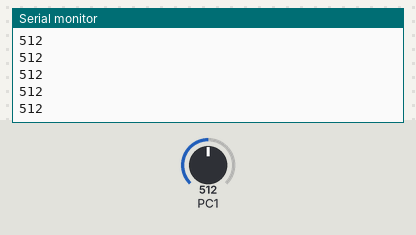
The program below on a simulated ATmega328P, built with avr-gcc and emulated at 1.8432 MHz (the files do not name the chip). Shown: the last lines printed to the serial monitor. The inputs (shaded band) are chosen by the test bench; at power-on: PC1 = 512.

Above: at 1.2 s.
1.3 s: PC1 set to 716
At 1.33 s:
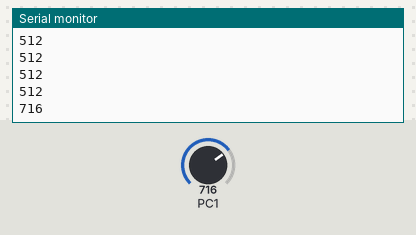
2.8 s: PC1 set to 900
At 2.82 s:
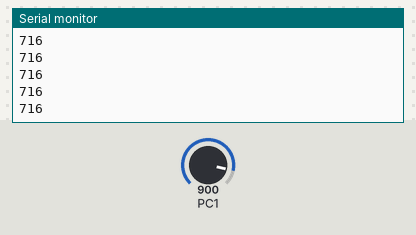
Timing chart, 0 to 5.8 s (numbered marks = the images above; inputs shaded):
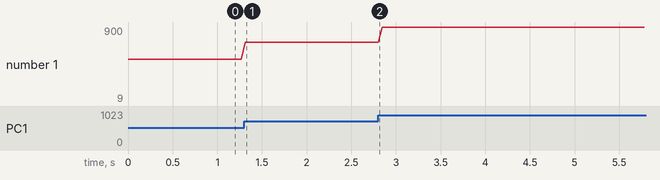

The program:

main.c
```c
#include <stdio.h>
#include "adc.h"
#include "uart.h"

int main(void){
	int adcv;
	char store[20];
	//DDRB |= (1<<DDB1)|(1<<DDB2)|(1<<DDB3);
	DDRC &= ~(_BV(1));
	adc_starter();
	UART_init();

	//PORTB = 0b00000000;

	while (1) {
		adcv = adcread(1);
		//adcv = (((adcv*5.0)/1024))*10;
		sprintf(store, "%d",adcv);
		UART_write_txt(store);
		UART_write_txt("\n\r");


		/*if(adcv>=0 && adcv<400){
		PORTB |= (1<<PORTB3);
		}else{
		PORTB &= ~(1<<PORTB3);}

		if(adcv>=400 && adcv<800){
		PORTB |= (1<<PORTB2);
		}else{
		PORTB &= ~(1<<PORTB2);}

		if(adcv>=800){
		PORTB |= (1<<PORTB1);
		}else{
		PORTB &= ~(1<<PORTB1);}*/

		_delay_ms(16);
	}
}
```

adc.c
```c
#include "adc.h"

void adc_starter(void){
	ADMUX &= ~(1<<REFS1);
	ADMUX |= (1<<REFS0);
	ADMUX &= ~(1<<ADLAR);
	ADCSRA |= (1<<ADPS2)|(1<<ADPS1)|(1<<ADPS0)|(1<<ADEN);
}

int adcread(uint8_t channel){
	uint8_t hvalue, lvalue;

	if(channel <= 7) {ADMUX |= channel & 0x07;}

#if defined(ADCSRA) && defined(ADCL)
	ADCSRA |= (1<<ADSC);
	while(bit_is_set(ADCSRA, ADSC));
	lvalue = ADCL;
	hvalue = ADCH;
#else
lvalue = 0;
hvalue = 0;
#endif

	return ((hvalue<<8)|lvalue); //0-1023
}
```

adc.h
```c
#ifndef adc_h_
#define adc_h_

#include <avr/io.h>
#include <util/delay.h>

void adc_starter(void);
int adcread(uint8_t canal);

#endif
```

uart.h
```c
#include "adc.h"
#define FOSC 1843200 // Clock Speed
#define BAUD 9600
#define MYUBRR FOSC/16/BAUD-1

void UART_init(void);						// función para iniciar el USART AVR asíncrono, 8 bits, 9600 baudios,
unsigned char UART_read(void);				// función para la recepción de caracteres
void UART_write(unsigned char);				// función para la transmisión de caracteres
void UART_msg(char*);						// función para la transmisión de cadenas de caracteres


void UART_init(void)
{
	DDRD |= (1<<1);							//PD1	COMO SALIDA TXa
	DDRD &= ~(1<<0);						//PD0	COMO ENTRADA RX
	UCSR0A = (0<<TXC0)|(0<<U2X0)|(0<<MPCM0);
	UCSR0B = (1<<RXCIE0)|(0<<TXCIE0)|(0<<UDRIE0)|(1<<RXEN0)|(1<<TXEN0)|(0<<UCSZ02)|(0<<TXB80);
	UCSR0C = (0<<UMSEL01)|(0<<UMSEL00)|(0<<UPM01)|(0<<UPM00)|(0<<USBS0)|(1<<UCSZ01)|(1<<UCSZ00)|(0<<UCPOL0);
	UBRR0 = 103;							//NO DUPLICA VELOCIDAD 9600B A 160000

}

unsigned char UART_read(void)
{
	if(UCSR0A&(1<<7))						//si el bit7 del registro UCSR0A se ha puesto a 1
		return UDR0;						//devuelve el dato almacenado en el registro UDR0
	else
		return 0;
}

void UART_write(unsigned char caracter)
{
	while(!(UCSR0A&(1<<5)));				// mientras el registro UDR0 esté lleno espera
	UDR0 = caracter;						//cuando el el registro UDR0 está vacio se envia el caracter
}

void UART_write_txt(char* cadena)			//cadena de caracteres de tipo char
{
	while(*cadena !=0x00)
	{
		UART_write(*cadena);				//transmite los caracteres de cadena
		cadena++;							//incrementa la ubicación de los caracteres en cadena
											//para enviar el siguiente caracter de cadena
	}
}
```

Measured:
- after the input at 1.3 s, the serial monitor: prints a new line at once (image 1)
- plotted number 1: 512 → 716 after the input at 1.3 s, 716 → 9 after the input at 2.8 s
